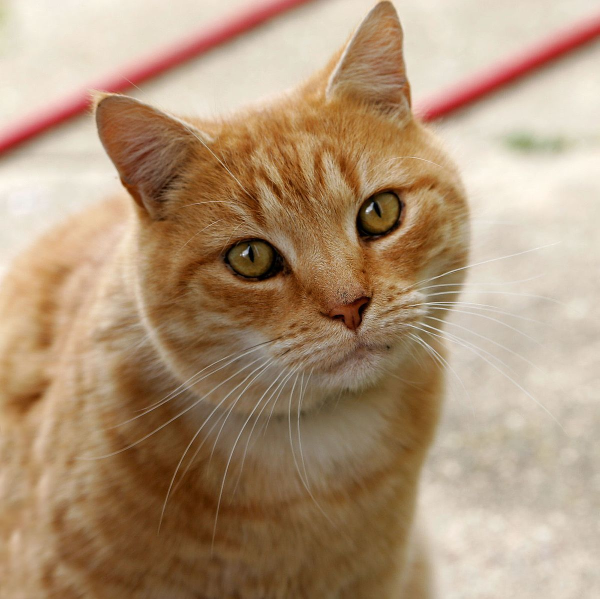
#> input picture image.jpg, 1199 x 1198 px (shown at 1/2 size)
$ jupyter execute Python_Image_Processing.ipynb
#> lines starting #> are read from the running program, lines starting #| are printed output that depends on the picture
[cell 1]
# Importing or Installing Required Libraries
import sys
import os

try:
    # Try to import Pillow library
    from PIL import Image, ImageFilter
    print("Notification: Pillow is already installed.")
except ImportError:
    # If Pillow library is not found, try to install it using pip
    try:
        import subprocess
        subprocess.check_call([sys.executable, '-m', 'pip', 'install', 'pillow'])
        from PIL import Image
    except subprocess.CalledProcessError:
        print('Error: Could not install Pillow library. Please install it manually.')
        sys.exit(1)

[cell 2]
# Find the path to the Present Working Directory

try:
    # Try to get the present working directory
    pwd = os.getcwd()
except OSError as e:
    # If an OSError occurs, print an error message and exit the program
    print(f"Error: {e}")
    sys.exit(1)

# Print the present working directory
print("Present working directory is:", pwd)

[cell 3]
# Get the relative path to the Image File

try:
    # Get the path of the image file
    filename = 'image.jpg'
    path = os.path.join(os.getcwd(), filename)

    # Open the image file
    image = Image.open(path)
#> image is the input picture: PIL image 1199x1198 RGB; mean R, G, B 175.9, 148.8, 120.7

    # Display the image
    image.show()
except (FileNotFoundError, OSError) as e:
    # If a file not found or OSError occurs, print an error message and exit the program
    print(f"Error: {e}")
    sys.exit(1)

[cell 4]
# Resize the image
try:
    # Resize the image
    size = (500, 500)
    resized_image = image.resize(size)
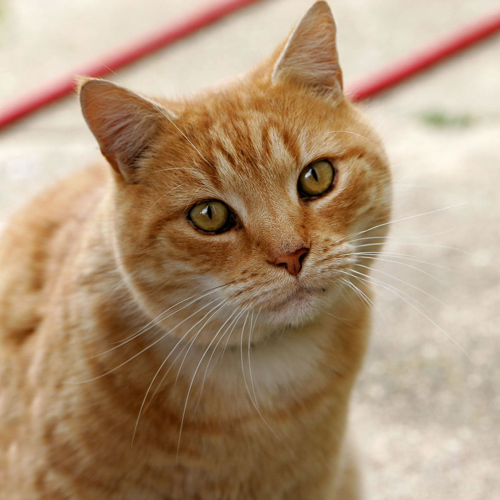
#> resized_image: PIL image 500x500 RGB; mean R, G, B 175.9, 148.8, 120.7
    resized_image.show()
except Exception as e:
    # If another type of exception occurs, print an error message and exit the program
    print(f"Error: {e}")
    sys.exit(1)

[cell 5]
# Crop the image
try:
    box = (100, 100, 400, 400)
    cropped_image = image.crop(box)
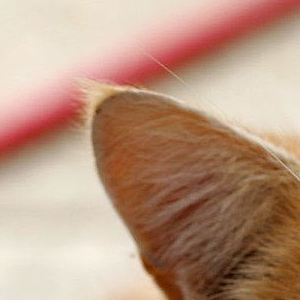
#> cropped_image: PIL image 300x300 RGB; mean R, G, B 186.6, 151.8, 130.3
    cropped_image.show()
except Exception as e:
    # If another type of exception occurs, print an error message and exit the program
    print(f"Error: {e}")
    sys.exit(1)

[cell 6]
# Blur the image
try:
    blurred_image = image.filter(ImageFilter.BLUR)
    blurred_image.show()
except Exception as e:
    # If another type of exception occurs, print an error message and exit the program
    print(f"Error: {e}")
    sys.exit(1)
